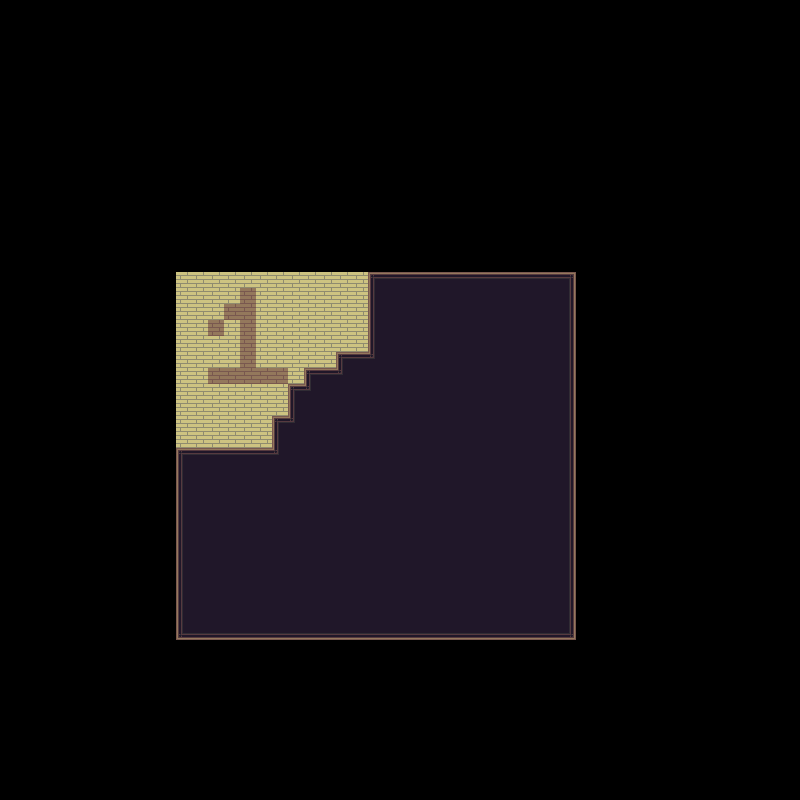

A level layout from a 2D game, rendered from its tile map. Below: a short description, then the map file with tile-grid data replaced by summaries:
An orthogonal 50x50 tile map with 16x16 px tiles, 1 tile layer (Ground), 2 tilesets and 1 object.

<map version="1.4" tiledversion="1.4.2" orientation="orthogonal" renderorder="right-down" width="50" height="50" tilewidth="16" tileheight="16" infinite="0" nextlayerid="5" nextobjectid="7">
 <tileset firstgid="1" source="../overworld.tsx" />
 <tileset firstgid="1441" name="Inner" tilewidth="16" tileheight="16" tilecount="1000" columns="40">
  <image source="../../Art/Inner.png" width="640" height="400" />
  <terraintypes>
   <terrain name="void" tile="0" />
  </terraintypes>
  <tile id="1" terrain=",,,0" />
  <tile id="2" terrain=",,0,0" />
  <tile id="3" terrain=",,0," />
  <tile id="4" terrain="0,0,0," />
  <tile id="5" terrain="0,0,,0" />
  <tile id="41" terrain=",0,,0" />
  <tile id="42" terrain="0,0,0,0" />
  <tile id="43" terrain="0,,0," />
  <tile id="44" terrain="0,,0,0" />
  <tile id="45" terrain=",0,0,0" />
  <tile id="81" terrain=",0,," />
  <tile id="82" terrain="0,0,," />
  <tile id="83" terrain="0,,," />
 </tileset>
 <layer id="1" name="Ground" width="50" height="50">
  <data>[2500 cells, 575 non-empty, 12 distinct tile ids]</data>
 </layer>
 <objectgroup id="4" name="Collision">
  <object id="6" x="368" y="274">
   <polygon points="0,0 0,77 -32,77 -33,95 -64,94 -63,111 -79,109 -80,141 -95,141 -95,173 -192,175 -194,364 208,366 207,-2" />
  </object>
 </objectgroup>
</map>
